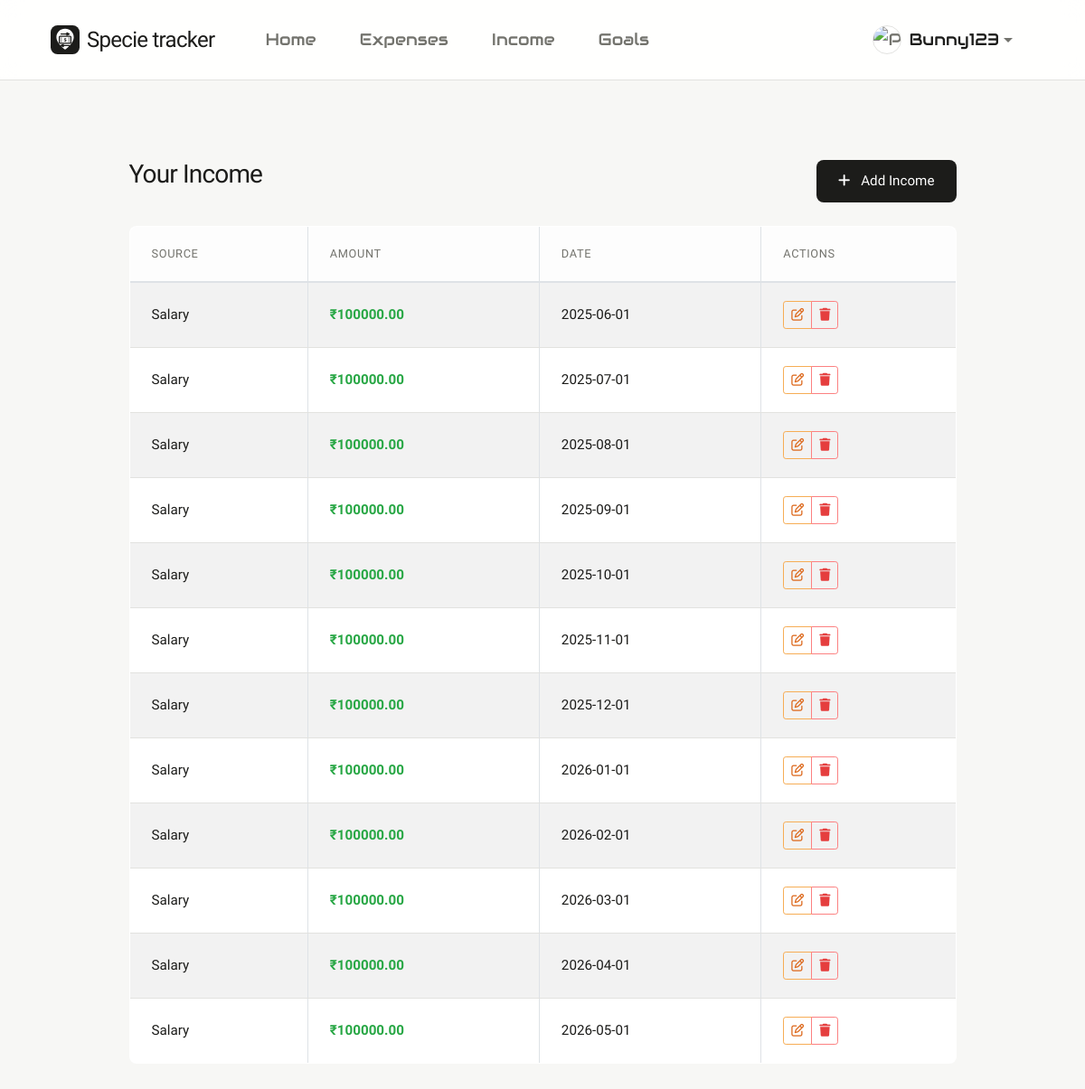
Page /view_income (signed in) on the committed database.
### finance_app/models.py (models this page shows)
class User(db.Model):
    __tablename__ = 'users'
    id = db.Column(db.Integer, primary_key=True, autoincrement=True)
    username = db.Column(db.String(80), unique=True, nullable=False)
    password = db.Column(db.String(120), nullable=False)
    profile_image = db.Column(db.String(255))
    expenses = db.relationship('Expense', backref='user', lazy=True)
    goals = db.relationship('Goal', backref='user', lazy=True)
    incomes = db.relationship('Income', backref='user', lazy=True)

class Income(db.Model):
    __tablename__ = 'income'
    id = db.Column(db.Integer, primary_key=True, autoincrement=True)
    user_id = db.Column(db.Integer, db.ForeignKey('users.id'), nullable=False)
    source = db.Column(db.String(255), nullable=False)
    amount = db.Column(db.Float, nullable=False)
    date = db.Column(db.String(50), nullable=False)

### finance_app/routes/income.py (the view)
    @app.route('/view_income')
    def view_income():
        if 'user_id' not in session:
            return redirect(url_for('login'))
        income = get_income_by_user_id(session['user_id'])
        return render_template('view_income.html', income=income)

### finance_app/models.py (called while the page is built)
def get_income_by_user_id(user_id):
    incomes = Income.query.filter_by(user_id=user_id).all()
    return [(inc.id, inc.user_id, inc.source, inc.amount, inc.date) for inc in incomes]

def get_user_by_id(user_id):
    user = db.session.get(User, user_id)
    if user:
        return {'id': user.id, 'username': user.username, 'profile_image': user.profile_image}
    return None

### templates/view_income.html (shortened to what this page needs)
{% extends "base.html" %}
{% block content %}
<div class="row justify-content-center">
    <div class="col-12 col-xl-10">
        <div class="d-flex justify-content-between align-items-center mb-4">
            <h2>Your Income</h2>
            <a href="{{ url_for('add_income') }}" class="btn btn-primary">
                <i class="fa-solid fa-plus mr-2"></i> Add Income
            </a>
        </div>
<table class="table table-bordered table-striped align-middle">
    <thead>
        <tr>
            <th>Source</th>
            <th>Amount</th>
            <th>Date</th>
            <th>Actions</th>
        </tr>
    </thead>
    <tbody>
        {% if income %}
            {% for record in income %}
                <tr>
                    <td>{{ record[2] }}</td>
                    <td class="font-weight-bold text-success">₹{{ "%.2f"|format(record[3]) }}</td>
                    <td>{{ record[4] }}</td>
                    <td>
                        <div class="btn-group" role="group">
                            <a href="{{ url_for('edit_income', income_id=record[0]) }}" class="btn btn-sm" style="border: 1px solid #F6AD55; color: #DD6B20; background: transparent;" title="Edit">
                                <i class="fa-regular fa-pen-to-square"></i>
                            </a>
                            <a href="{{ url_for('delete_income_route', income_id=record[0]) }}" class="btn btn-sm" style="border: 1px solid #FC8181; color: #E53E3E; background: transparent;" title="Delete" onclick="return confirm('Are you sure you want to delete this income record?');">
                                <i class="fa-solid fa-trash"></i>
                            </a>
                        </div>
                    </td>
                </tr>
            {% endfor %}
        {% else %}
            <tr>
                <td colspan="4" class="text-center">No income records found</td>
            </tr>
        {% endif %}
    </tbody>
</table>
            </div>
</div>
{% endblock %}

### templates/base.html (shortened to what this page needs)
<!DOCTYPE html>
<html lang="en">
<head>
    <link href="https://stackpath.bootstrapcdn.com/bootstrap/4.5.2/css/bootstrap.min.css" rel="stylesheet">
    <link rel="stylesheet" href="https://cdnjs.cloudflare.com/ajax/libs/font-awesome/6.4.0/css/all.min.css">
    <link rel="stylesheet" href="{{ url_for('static', filename='css/style.css') }}">
</head>
<body>
    <nav class="navbar navbar-expand-lg fixed-top" style="background-color: rgba(255, 255, 255, 0.9) !important; backdrop-filter: blur(12px); border-bottom: 1px solid var(--border-color);">
        <div class="container-fluid px-4">
            <div class="navbar-brand d-flex align-items-center">
                <svg xmlns="http://www.w3.org/2000/svg" viewBox="0 0 100 100" width="32" height="32" class="mr-2" style="vertical-align: middle;">
                    <rect width="100" height="100" rx="24" fill="#1C1C1A" />
                    <path d="M50 12 C33 12 20 25 20 42 C20 59 42 78 47 82 C49 84 51 84 53 82 C58 78 80 59 80 42 C80 25 67 12 50 12 Z" fill="#ffffff" />
                    <path d="M36 30 L64 30 M56 26 L64 30 L56 34" stroke="#1C1C1A" stroke-width="4" stroke-linecap="round" stroke-linejoin="round" fill="none" />
                    <rect x="30" y="38" width="40" height="24" rx="3" fill="none" stroke="#1C1C1A" stroke-width="4" />
                    <text x="50" y="56" font-family="system-ui, -apple-system, sans-serif" font-weight="800" font-size="18" fill="#1C1C1A" text-anchor="middle">$</text>
                    <line x1="35" y1="44" x2="38" y2="44" stroke="#1C1C1A" stroke-width="2" stroke-linecap="round" />
                    <line x1="35" y1="50" x2="38" y2="50" stroke="#1C1C1A" stroke-width="2" stroke-linecap="round" />
                    <line x1="35" y1="56" x2="38" y2="56" stroke="#1C1C1A" stroke-width="2" stroke-linecap="round" />
                    <line x1="62" y1="44" x2="65" y2="44" stroke="#1C1C1A" stroke-width="2" stroke-linecap="round" />
                    <line x1="62" y1="50" x2="65" y2="50" stroke="#1C1C1A" stroke-width="2" stroke-linecap="round" />
                    <line x1="62" y1="56" x2="65" y2="56" stroke="#1C1C1A" stroke-width="2" stroke-linecap="round" />
                    <path d="M64 70 L36 70 M44 66 L36 70 L44 74" stroke="#1C1C1A" stroke-width="4" stroke-linecap="round" stroke-linejoin="round" fill="none" />
                </svg>
                <span>Specie tracker</span>
            </div>
            <div class="collapse navbar-collapse" id="navbarNav">
                <ul class="navbar-nav mr-auto pl-3">
                    {% if g.user %}
                        <li class="nav-item"><a class="nav-link" href="{{ url_for('home') }}">Home</a></li>
                        <li class="nav-item"><a class="nav-link" href="{{ url_for('view_expenses') }}">Expenses</a></li>
                        <li class="nav-item"><a class="nav-link" href="{{ url_for('view_income') }}">Income</a></li>
                        <li class="nav-item"><a class="nav-link" href="{{ url_for('view_goals') }}">Goals</a></li>
                    {% endif %}
                </ul>
                <ul class="navbar-nav ml-auto">
                    {% if g.user %}
                        <li class="nav-item dropdown">
                            <a class="nav-link dropdown-toggle d-flex align-items-center" href="#" id="navbarDropdown" role="button" data-toggle="dropdown" aria-haspopup="true" aria-expanded="false">
                                <img src="{{ url_for('static', filename='profile_images/' ~ g.user.profile_image) }}" class="profile-pic" alt="Profile Picture" style="width: 32px; height: 32px; border-radius: 50%; object-fit: cover; margin-right: 8px; border: 1px solid var(--border-color);">
                                <span style="font-weight: 500; color: var(--text-main);">{{ g.user.username }}</span>
                            </a>
                        </li>
                    {% endif %}
                </ul>
            </div>
        </div>
    </nav>
    <div class="container-fluid px-4 px-lg-5 mt-5 pt-5">
        {% block content %}{% endblock %}
    </div>
</body>
</html>

### static/css/style.css (style rules this page uses)
:root { --bg-color: #F7F7F5; --surface: #FFFFFF; --text-main: #1C1C1A; --text-muted: #73736D; --border-color: #E2E2DF; --accent: #4A5568; --accent-hover: #2D3748; --radius: 8px; }
body { font-family: 'Tektur', -apple-system, BlinkMacSystemFont, "Segoe UI", Roboto, Helvetica, Arial, sans-serif; background-color: var(--bg-color); color: var(--text-main); line-height: 1.6; font-size: 15px; -webkit-font-smoothing: antialiased; -moz-osx-font-smoothing: grayscale; padding-top: 80px; margin: 0; }
h1, h2, h3, h4, h5, h6 { font-weight: 500; color: var(--text-main); line-height: 1.2; margin-top: 0; margin-bottom: 1rem; letter-spacing: -0.03em; }
h2 { font-size: 1.75rem; font-weight: 400; }
.navbar { background-color: var(--surface) !important; border-bottom: 1px solid var(--border-color); padding: 1.25rem 2rem; }
.navbar-brand { font-family: 'Playwrite GB S Guides', cursive; font-weight: 500; color: var(--text-main) !important; font-size: 1.5rem; letter-spacing: -0.03em; }
.navbar-nav .nav-link { font-family: 'Audiowide', sans-serif; color: var(--text-muted) !important; font-size: 1.15rem; font-weight: 500; transition: color 0.2s ease; padding-left: 1.5rem !important; padding-right: 1.5rem !important; }
a { color: var(--text-main); text-decoration: none; transition: color 0.2s ease; }
.btn-primary { background-color: var(--text-main); color: var(--surface); border: none; border-radius: var(--radius); padding: 0.75rem 1.5rem; font-weight: 500; font-size: 0.95rem; transition: all 0.2s ease; }
.table { width: 100%; border-collapse: collapse; margin-bottom: 2rem; background-color: var(--surface); border-radius: var(--radius); overflow: hidden; border: 1px solid var(--border-color); }
.table th { text-align: left; border-bottom: 1px solid var(--border-color); background-color: #FDFDFD; padding: 1.25rem 1.5rem; font-weight: 500; color: var(--text-muted); font-size: 0.8rem; text-transform: uppercase; letter-spacing: 0.05em; }
.table td { padding: 1.25rem 1.5rem; border-bottom: 1px solid var(--border-color); color: var(--text-main); vertical-align: middle; font-size: 0.95rem; }
.table tr:last-child td { border-bottom: none; }

### rows in the picture
User: user.username "Bunny123"
Income: source "Salary", amount "100000.00", date "2025-06-01"
Income: source "Salary", amount "100000.00", date "2025-07-01"
Income: source "Salary", amount "100000.00", date "2025-08-01"
Income: source "Salary", amount "100000.00", date "2025-09-01"
Income: source "Salary", amount "100000.00", date "2025-10-01"
Income: source "Salary", amount "100000.00", date "2025-11-01"
Income: source "Salary", amount "100000.00", date "2025-12-01"
Income: source "Salary", amount "100000.00", date "2026-01-01"
Income: source "Salary", amount "100000.00", date "2026-02-01"
Income: source "Salary", amount "100000.00", date "2026-03-01"
Income: source "Salary", amount "100000.00", date "2026-04-01"
Income: source "Salary", amount "100000.00", date "2026-05-01"
